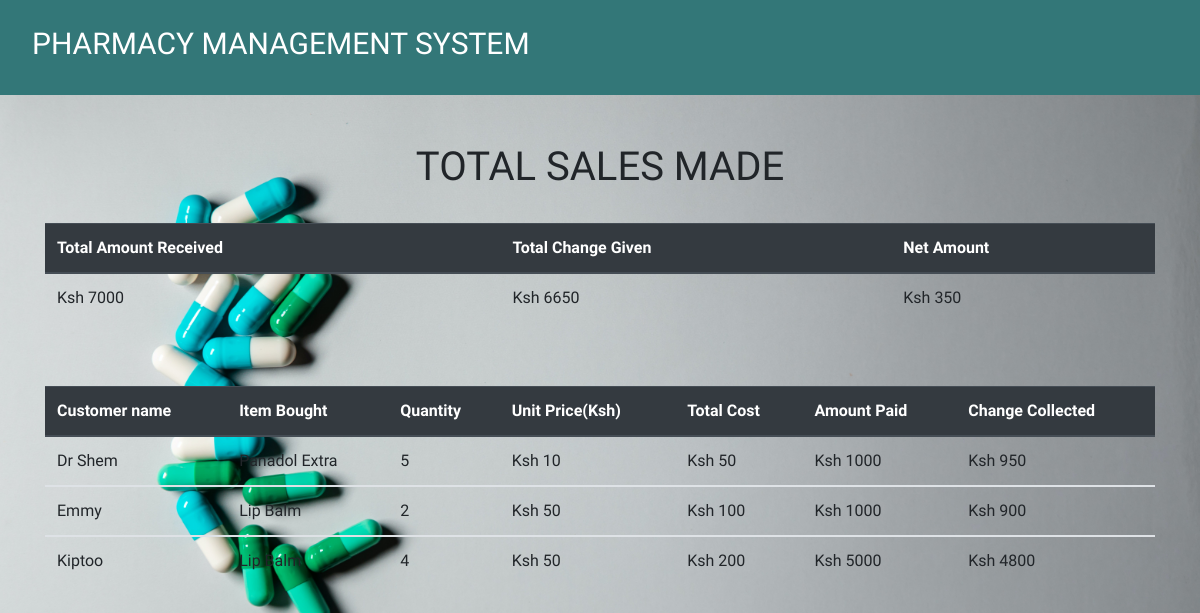
/all_sales/, run on the app's committed database.
### product_app/models.py (models this page shows, shortened)
class Sale(models.Model):
    item = models.ForeignKey(Product, on_delete = models.CASCADE)
    quantity = models.IntegerField(default = 0, null = True, blank = True)
    amount_received = models.IntegerField(default = 0, null = True, blank = True)
    issued_to = models.CharField(max_length = 50, null = True, blank = True)
    unit_price = models.IntegerField(default = 0, null = True, blank = True)
    def get_total(self):
        total = self.quantity * self.item.unit_price
        return int(total)
    def get_change(self):
        change = self.get_total() - self.amount_received
        return abs(int(change))

class Product(models.Model):
    category_name = models.ForeignKey(Category, on_delete = models.CASCADE,null = True, blank = True )
    item_name = models.CharField(max_length = 50, null = True, blank = True)
    total_quantity = models.IntegerField(default = 0, null = True, blank = True)
    issued_quantity = models.IntegerField(default = 0, null = True, blank = True)
    received_quantity = models.IntegerField(default = 0, null = True, blank = True)
    unit_price = models.IntegerField(default=0, null=True, blank=True)
    def __str__(self):
        return self.item_name

### product_app/views.py (the view)
# urls.py: path('all_sales/', views.all_sales, name = 'all_sales')
def all_sales(request):
    sales = Sale.objects.all()
    total  = sum([items.amount_received for items in sales])
    change = sum([items.get_change() for items in sales])
    net = total - change
    return render(request, 'products/all_sales.html',
     {
     'sales': sales,
     'total': total,
     'change': change,
     'net': net,
      })

### templates/products/all_sales.html
{% extends 'products/base.html'%} {% block content%}
<br></br>
<div class = "container">
<h1 class = "text-center">TOTAL SALES MADE</h1><br>
  <table class="table">
    <thead class="thead-dark">
      <tr>
        <th scope="col">Total Amount Received</th>
        <th scope="col">Total Change Given</th>
        <th scope="col">Net Amount</th>
      </tr>
    </thead>
    <tbody>
      <tr>
        <td>Ksh {{total}}</td>
        <td>Ksh {{change}}</td>
        <td>Ksh {{net}}</td>
      </tr>
    </tbody>
  </table>
</div>
<br></br>
<div class = "container">
  <table class="table">
    <thead class="thead-dark">
      <tr>
        <th scope="col">Customer name</th>
        <th scope="col">Item Bought</th>
        <th scope="col">Quantity</th>
        <th scope="col">Unit Price(Ksh)</th>
        <th scope="col">Total Cost</th>
        <th scope="col">Amount Paid</th>
        <th scope="col">Change Collected</th>
      </tr>
    </thead>
    {% for sale in sales %}
    <tbody>
      <tr>
        <td>{{sale.issued_to | title}}</td>
        <td>{{sale.item | title}}</td>
        <td>{{sale.quantity}}</td>
        <td>Ksh {{sale.unit_price}}</td>
        <td>Ksh {{sale.get_total}}</td>
        <td>Ksh {{sale.amount_received}}</td>
        <td>Ksh {{sale.get_change}}</td>
      </tr>
    </tbody>
    {% endfor %}
  </table>
</div>
{% endblock%}

### product_app/static/css/main.css (style rules this page uses)
html,body { position: relative; overflow-x: hidden; background: url('/static/images/img6.jpg'); width: 100% !important; height: 100vh; display: table; position: relative; background-position: center; background-attachment: scroll; -o-background-size: cover; -moz-background-size: cover; -webkit-background-size: cover; background-size: cover; background-repeat: no-repeat; }
body { background-color: hsl(0, 0%, 98%); font-family: 'raleway'; }

### data on the page
Sale: issued_to "Dr Shem", item "Panadol Extra", quantity "5", unit_price "10", get_total "50", amount_received "1000", get_change "950"
Sale: issued_to "Emmy", item "Lip Balm", quantity "2", unit_price "50", get_total "100", amount_received "1000", get_change "900"
Sale: issued_to "Kiptoo", item "Lip Balm", quantity "4", unit_price "50", get_total "200", amount_received "5000", get_change "4800"

### other printed values
{{ total }} "7000"
{{ change }} "6650"
{{ net }} "350"
